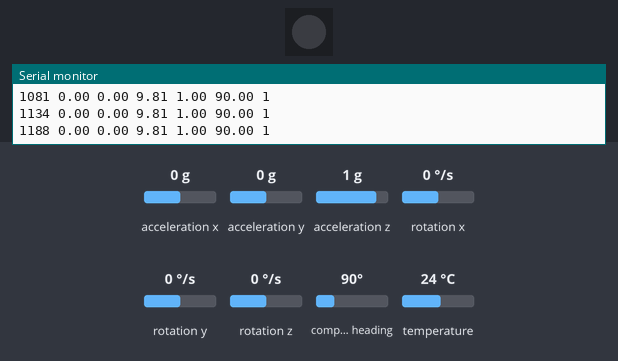
Bench run of a sketch on a simulated Arduino Uno, built with avr-gcc and run on an emulated ATmega328P. On the bench: 1 RGB LEDs in strip order, left to right, the last lines printed to the serial monitor. The inputs (shaded band) are chosen by the test bench; at power-on: acceleration y 0 g, acceleration x 0 g, acceleration z 1 g, rotation x 0 °/s, rotation y 0 °/s, rotation z 0 °/s, compass heading 90°, temperature 24 °C. Dim RGB values are drawn brighter than linear.

Above: at 1.2 s.
1.3 s: acceleration y set to -0.8 g
At 2.0 s:
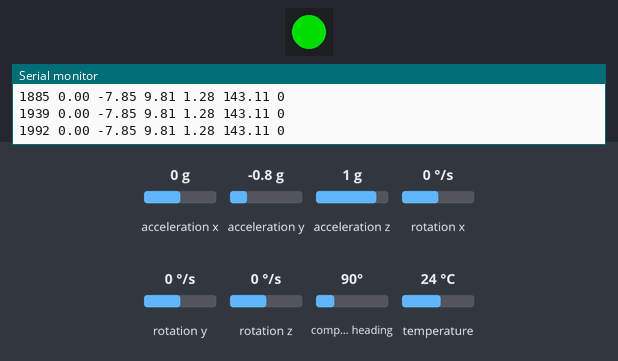
2.8 s: acceleration y set to 0 g
At 3.2 s:
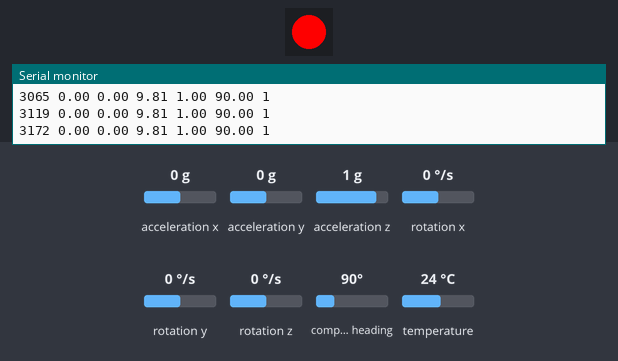
Timing chart, 0 to 5.8 s (numbered marks = the images above; inputs shaded):
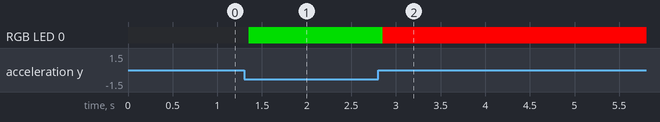

Measured:
- after the input at 1.3 s, RGB LED 0: off → RGB(0, 150, 0) after 0.05 s
- after the input at 2.8 s, RGB LED 0: RGB(0, 150, 0) → RGB(250, 0, 0) after 0.05 s

The sketch:

code.ino
```cpp
// UNICE 2017 Olga MELNYK & Ahlam BOUGHAZI //

#include <SPI.h>
#include <Wire.h>
#include <Adafruit_Sensor.h>
#include <Adafruit_LSM9DS0.h>
#include <Adafruit_NeoPixel.h>

#define PIN            12
#define NUMPIXELS      1
#define seuil          140.0
Adafruit_NeoPixel   pixels = Adafruit_NeoPixel(NUMPIXELS, PIN, NEO_GRB + NEO_KHZ800);
Adafruit_LSM9DS0    lsm = Adafruit_LSM9DS0(1000);
int couleur_courant = -1;
int delayval = 50;
sensors_event_t accel, mag, gyro, temp;

void configureSensor(void)
{
    lsm.setupAccel(lsm.LSM9DS0_ACCELRANGE_2G);
    lsm.setupMag(lsm.LSM9DS0_MAGGAIN_2GAUSS);
    lsm.setupGyro(lsm.LSM9DS0_GYROSCALE_245DPS);
}

void software_Reset()
{
    asm volatile ("  jmp 0");
}

void  print_out_accelleration_data()
{
    Serial.print(millis());
    Serial.print(" ");
    Serial.print(accel.acceleration.x);
    Serial.print(" ");
    Serial.print(accel.acceleration.y);
    Serial.print(" ");
    Serial.print(accel.acceleration.z);
    Serial.print(" ");
}

double compute_tilt()
{
    double tmp_a, tmp_tilt;
    tmp_a = (1/9.81)*sqrt(accel.acceleration.x*accel.acceleration.x + accel.acceleration.y*accel.acceleration.y + accel.acceleration.z*accel.acceleration.z);
    Serial.print(tmp_a);
    Serial.print(F(" "));
    tmp_tilt = 180*(acos(accel.acceleration.y/9.81)/3.1415);
    Serial.print(tmp_tilt);
    Serial.print(F(" "));
    return tmp_tilt;
}

void analyse_tilt (double current_tilt)
{
    if (current_tilt  <=  seuil )
    {
        Serial.print(1);
        if (couleur_courant == 0)
        {
            pixels.setPixelColor(0, pixels.Color(250,0,0));
            pixels.show();
        }
        couleur_courant = 1;
    }
    else if (current_tilt  >  seuil  )
    {
        Serial.print(0);
        if (couleur_courant == 1)
        {
            pixels.setPixelColor(0, pixels.Color(0,150,0));
            pixels.show();
            couleur_courant = 0;
        }
    }
    Serial.println();
    delay(delayval);
}

void setup()
{
    Serial.begin(9600);
    Serial.println(F("LSM9DS0 9DOF Sensor Test\n"));
    if(!lsm.begin())
    {
        Serial.print(F("Ooops, no LSM9DS0 detected ... Check your wiring or I2C ADDR!"));
        software_Reset();
    }
    Serial.println(F("Found LSM9DS0 9DOF"));
    configureSensor();
    pixels.begin();
}

void loop()
{
    double tilt=.0;
    lsm.getEvent(&accel, &mag, &gyro, &temp);
    print_out_accelleration_data();
    tilt = compute_tilt();
    analyse_tilt(tilt);
}
```
